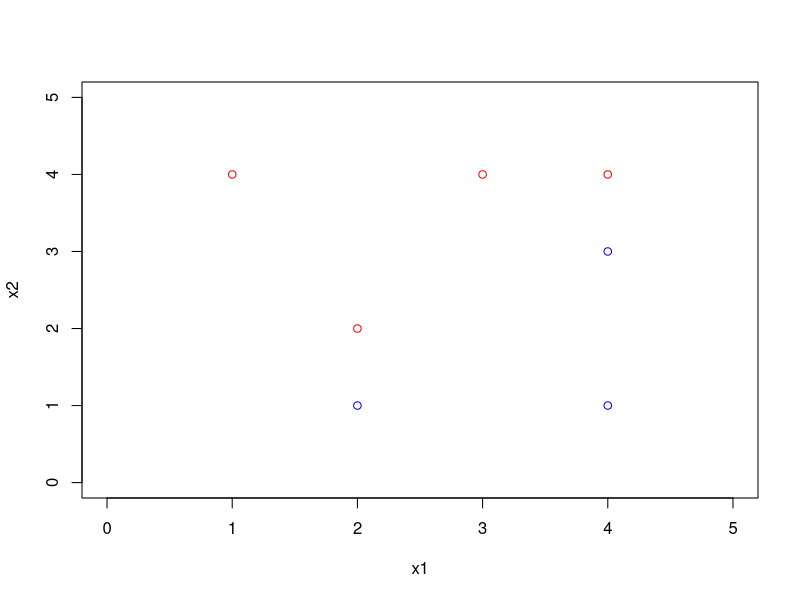
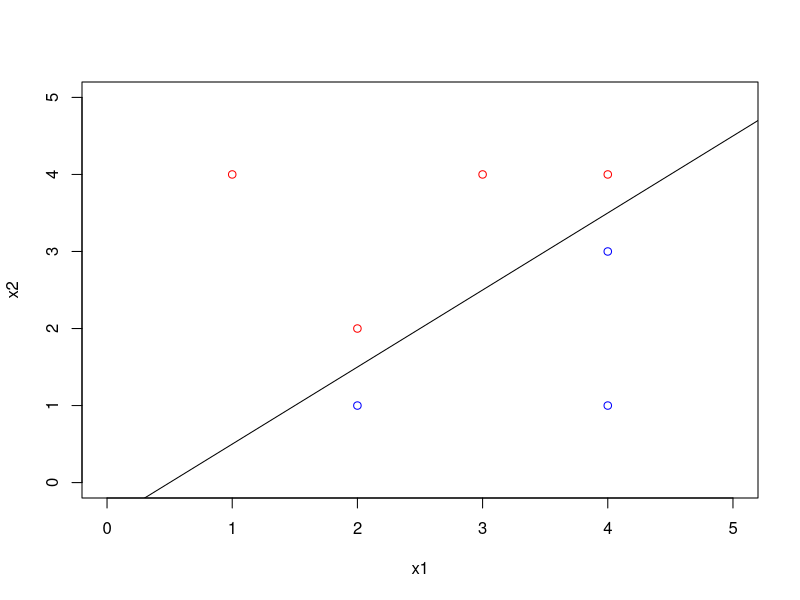
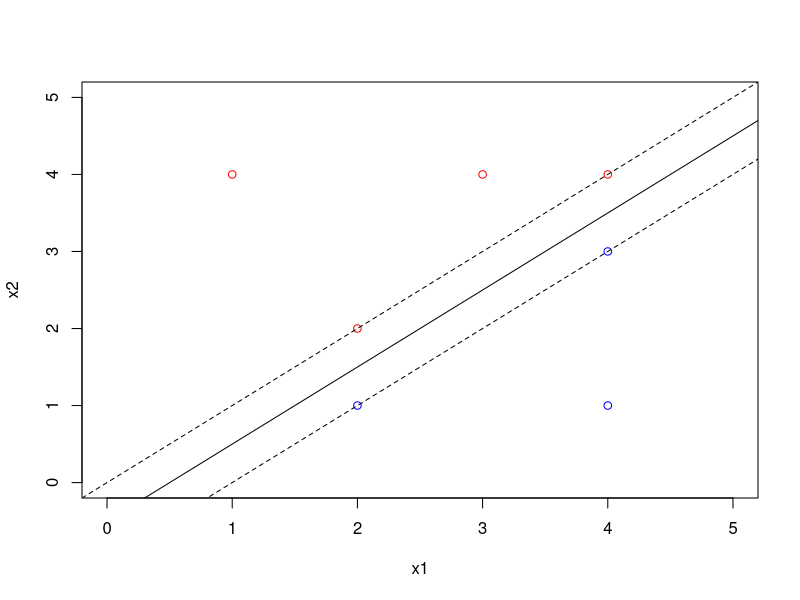
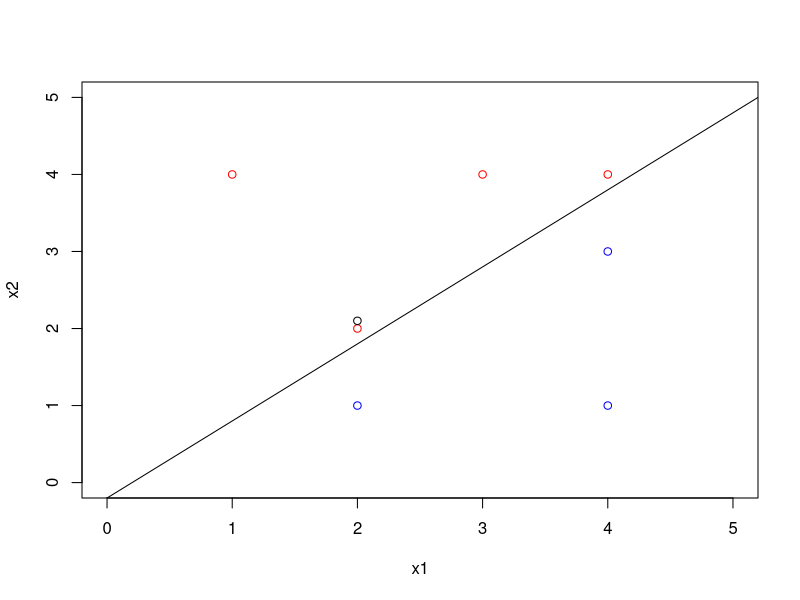

Generate these figures, in order, with R:

# Maximal Margin classifier on Toy Data Set: 

# a) 
x1 = c(3,2,4,1,2,4,4)
x2 = c(4,2,4,4,1,3,1)
y <- c("red", "red", "red", "red", "blue","blue","blue")

plot(x1, x2, col=y, xlim=c(0, 5), ylim=c(0, 5))


# (b) what is optimal separating hyperplane, provide equation

### plane must pass through (4, 3.5) and (2, 1.5) so calculate: 

# slope = m = (y2 - y1)/(x2 - x1) = (1.5 - 3.5) / (2 - 4) = -2 / -2 = 1

# y - y1 = m(x - x1)
# y - 3.5 = x - 4
# y = x - 0.5

# HYPERPLANE IS: X1 - X2 = 0.5

plot(x1, x2, col=y, xlim=c(0,5), ylim=c(0,5))
abline(a = -0.5, b = 1) # b = slope, a = intercept

# This line also maximizes the marginal space between the points where it separates. 


# c) 

# classify to RED if (-0.5 + X1 - X2 < 0)    # since y was flipped (eqiuv: X2 - X1 + 0.5 > 0)
# classify to BLUE if (-0.5 + X1 - X2 > 0)


# d) indicate the margin for the maximal margin hyperplane
plot(x1, x2, col=y, xlim=c(0,5), ylim=c(0,5))
# b = slope, a = intercept
abline(a = -0.5, b = 1) # the MMC boundary hyperplane
abline(a = 0, b = 1, lty=2) # upper margin
abline(a = -1, b = 1, lty=2) # lower margin


# e)  indicate the support vectors (points lying exactly on the margins or on the wrong side
# of the margin)

# In this case the support vectors are only lying on the margin (none on the wrong side of the margin)

# points: (2,1), (2,2), (4,3), (4,4)




# f) argue that a slight movement of the seventh observation would not affect the
# MMH (maximal margin hyperplane)

# seventh obs. = (4,1), which is not a support vector so it won't affect the MMH



# g) sketch a hyperplane that is not the optimal separating hyperplane and give equation. 

# any shift that is less 0.5 in magnitude up or down between (2,1), (2,2) and (4,3), (4,4)
# is not optimal 

# Equation: X1 - X2 - 0.2 = 0
plot(x1, x2, col=y, xlim=c(0,5), ylim=c(0,5))
# b = slope, a = intercept
abline(a = -0.2, b = 1) # the MMC boundary hyperplane
# no margins required?




# h) draw another obs to make the points not linearly separable. 
points(2, 2.1)
